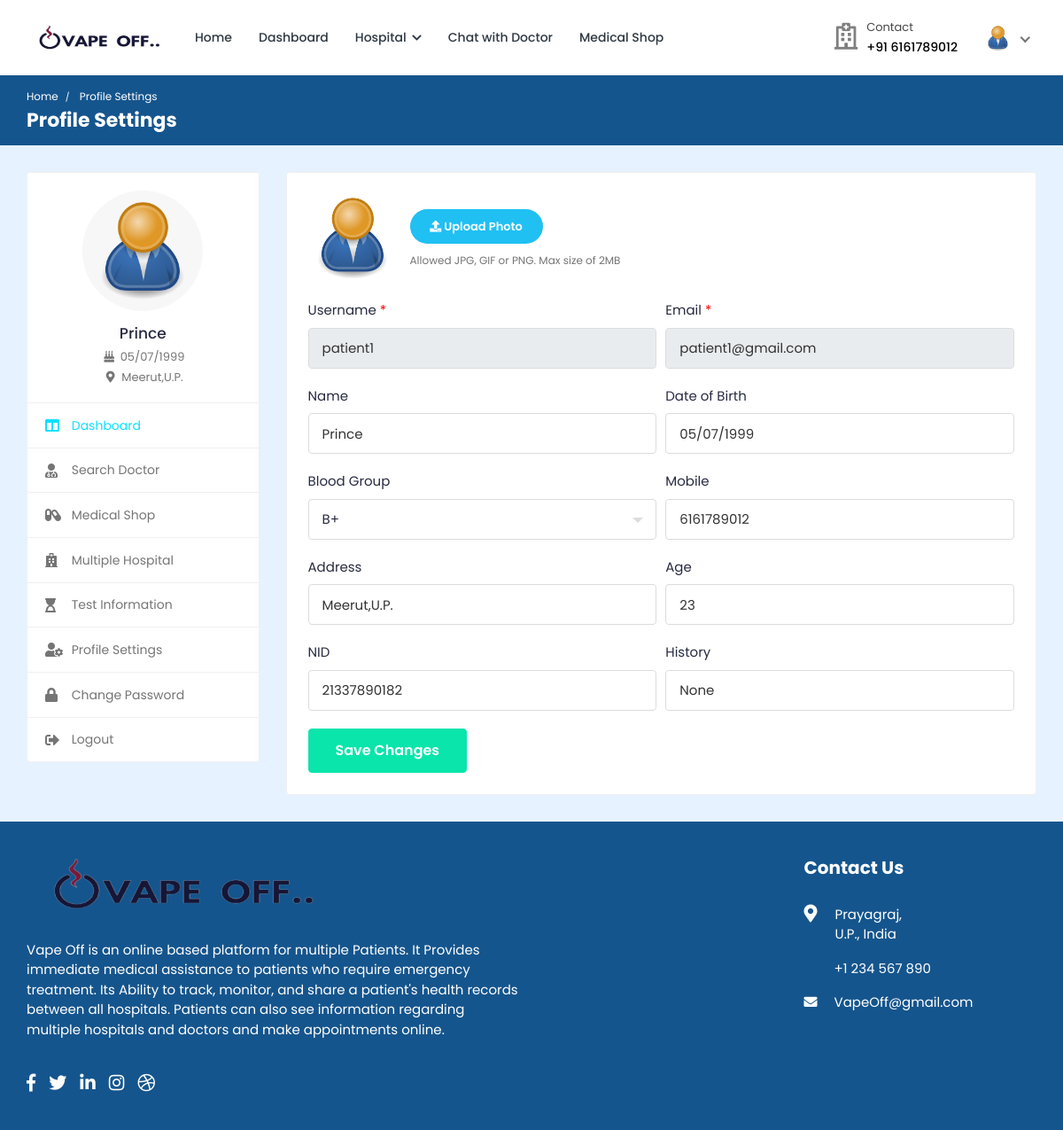
Page /profile-settings/ (signed in) on the committed database.
### hospital/models.py (models this page shows, shortened)
class Patient(models.Model):
    patient_id = models.AutoField(primary_key=True)
    user = models.OneToOneField(User, on_delete=models.CASCADE, null=True, blank=True, related_name='patient')
    name = models.CharField(max_length=200, null=True, blank=True)
    username = models.CharField(max_length=200, null=True, blank=True)
    age = models.IntegerField(null=True, blank=True)
    email = models.EmailField(max_length=200, null=True, blank=True)
    phone_number = models.IntegerField(null=True, blank=True)
    address = models.CharField(max_length=200, null=True, blank=True)
    featured_image = models.ImageField(upload_to='patients/', default='patients/user-default.png', null=True, blank=True)
    blood_group = models.CharField(max_length=200, null=True, blank=True)
    history = models.CharField(max_length=200, null=True, blank=True)
    dob = models.CharField(max_length=200, null=True, blank=True)
    nid = models.CharField(max_length=200, null=True, blank=True)
    serial_number = models.CharField(max_length=200, null=True, blank=True)
    login_status = models.CharField(max_length=200, null=True, blank=True, default="offline")

### hospital/views.py (the view, shortened to what this page needs)
# urls.py: path('profile-settings/',views.profile_settings, name='profile-settings'),
@csrf_exempt
@login_required(login_url="login")
def profile_settings(request):
    if request.user.is_patient:
        patient = Patient.objects.get(user=request.user)
        old_featured_image = patient.featured_image
        if request.method == 'GET':
            context = {'patient': patient}
            return render(request, 'profile-settings.html', context)
    else:
        redirect('logout')

### templates/profile-settings.html (shortened to what this page needs)
{% load static %}
<!DOCTYPE html>
<html lang="en">
  <head>
    <link
      rel="stylesheet"
      href="{% static 'HealthStack-System/css/Normal/bootstrap.min.css' %}"
    />
    <link
      rel="stylesheet"
      href="{% static 'HealthStack-System/plugins/Normal/fontawesome/css/fontawesome.min.css' %}"
    />
    <link
      rel="stylesheet"
      href="{% static 'HealthStack-System/plugins/Normal/fontawesome/css/all.min.css' %}"
    />
    <link
      rel="stylesheet"
      href="{% static 'HealthStack-System/css/Normal/bootstrap-datetimepicker.min.css' %}"
    />
    <link
      rel="stylesheet"
      href="{% static 'HealthStack-System/plugins/Normal/select2/css/select2.min.css' %}"
    />
    <link
      rel="stylesheet"
      href="{% static 'HealthStack-System/css/Normal/style.css' %}"
    />
    <link href="https://use.fontawesome.com/releases/v5.7.2/css/all.css" rel="stylesheet" />
  </head>
  <body>
    <div class="main-wrapper">
      <header class="header">{% include 'patient_navbar.html' %}</header>
      <div class="breadcrumb-bar">
        <div class="container-fluid">
          <div class="row align-items-center">
            <div class="col-md-12 col-12">
              <nav aria-label="breadcrumb" class="page-breadcrumb">
                <ol class="breadcrumb">
                  <li class="breadcrumb-item"><a href="{% url 'patient-dashboard' %}">Home</a></li>
                  <li class="breadcrumb-item active" aria-current="page">
                    Profile Settings
                  </li>
                </ol>
              </nav>
              <h2 class="breadcrumb-title">Profile Settings</h2>
            </div>
          </div>
        </div>
      </div>
      <div class="content">
        <div class="container-fluid">
          <div class="row">
            <div class="col-md-5 col-lg-4 col-xl-3 theiaStickySidebar">
              <div>{% include 'patient-sidebar.html' %}</div>
            </div>
            <div class="col-md-7 col-lg-8 col-xl-9">
							<div class="card">
								<div class="card-body">
									<form action="{% url 'profile-settings' %}" method="POST" enctype="multipart/form-data">
										<div class="row form-row">
											<div class="col-12 col-md-12">
												<div class="form-group">
													<div class="change-avatar">
														<div class="profile-img">
															<img src="{{patient.featured_image.url}}" alt="User Image">
														</div>
														<div class="upload-img">
															<div class="change-photo-btn">
																<span><i class="fa fa-upload"></i> Upload Photo</span>
															</div>
															<small class="form-text text-muted">Allowed JPG, GIF or PNG. Max size of 2MB</small>
														</div>
													</div>
												</div>
											</div>
                      <div class="col-12 col-md-6">
                        <div class="form-group">
                          <label>Username <span class="text-danger">*</span></label>
                          <input type="text" class="form-control" readonly value="{{patient.username}}" >
                        </div>
											</div>
                      <div class="col-12 col-md-6">
                        <div class="form-group">
                          <label>Email <span class="text-danger">*</span></label>
                          <input type="text" class="form-control" readonly value="{{patient.email}}" >
                        </div>
											</div>
                      <div class="col-12 col-md-6">
												<div class="form-group">
													<label>Name</label>
													<input type="text" class="form-control" value="{{ patient.name }}" name="name">
												</div>
											</div>
											<div class="col-12 col-md-6">
												<div class="form-group">
													<label>Date of Birth</label>
														<input type="text" class="form-control datetimepicker" value="{{patient.dob}}" name="dob">
												</div>
											</div>
											<div class="col-12 col-md-6">
												<div class="form-group">
													<label>Blood Group</label>
												</div>
											</div>
											<div class="col-12 col-md-6">
												<div class="form-group">
													<label>Mobile</label>
													<input type="text" value="{{patient.phone_number}}" class="form-control" name="phone_number">
												</div>
											</div>
											<div class="col-12 col-md-6">
												<div class="form-group">
												<label>Address</label>
													<input type="text" class="form-control" value="{{patient.address}}" name="address">
												</div>
											</div>
                      <div class="col-12 col-md-6">
												<div class="form-group">
												<label>Age</label>
													<input type="text" class="form-control" value="{{patient.age}}" name="age">
												</div>
											</div>
											<div class="col-12 col-md-6">
												<div class="form-group">
													<label>NID</label>
													<input type="text" class="form-control" value="{{patient.nid}}" name="nid">
												</div>
											</div>
											<div class="col-12 col-md-6">
												<div class="form-group">
													<label>History</label>
													<input type="text" class="form-control" value="{{patient.history}}" name="history">
												</div>
											</div>
										</div>
										<div class="submit-section">
											<button type="submit" class="btn btn-primary submit-btn">Save Changes</button>
										</div>
									</form>
								</div>
							</div>
						</div>
          </div>
        </div>
      </div>
      {% include 'footer.html' %}
    </div>
  </body>
</html>

### templates/patient_navbar.html (shortened to what this page needs)
{% load static %}
<nav class="navbar navbar-expand-lg header-nav">
  <div class="navbar-header">
    <a href="{% url 'hospital_home'%}" class="navbar-brand logo">
      <img
        src="{% static 'HealthStack-System/images/Normal/logo1.jpg' %}"
        class="img-fluid"
        alt="Logo"
      />
    </a>
  </div>
  <div class="main-menu-wrapper">
    <ul class="main-nav">
      <li>
        <a href="{% url 'hospital_home'%}">Home</a>
      </li>
      <li>
        <a href="{% url 'patient-dashboard' %}">Dashboard</a>
      </li>
      <li class="has-submenu">
        <a href="#">Hospital <i class="fas fa-chevron-down"></i></a>
      </li>
      {% if user.is_authenticated and user.is_patient %}
      <li>
        <a href="{% url 'chat-home' pk=user.id %}">Chat with Doctor</a>
      </li>
      {% endif %}
      <li>
        <a href="{% url 'pharmacy_shop' %}">Medical Shop</a>
      </li>
    </ul>
  </div>
  <ul class="nav header-navbar-rht">
    <li class="nav-item contact-item">
      <div class="header-contact-img">
        <i class="far fa-hospital"></i>
      </div>
      <div class="header-contact-detail">
        <p class="contact-header">Contact</p>
        <p class="contact-info-header">+91 {{patient.phone_number}}</p>
      </div>
    </li>
    <li class="nav-item dropdown has-arrow logged-item">
      <a href="#" class="dropdown-toggle nav-link" data-toggle="dropdown">
        <span class="user-img">
          <img
            class="rounded-circle"
            src="{{patient.featured_image.url}}"
            width="31"
            alt="Richard Wilson"
          />
        </span>
      </a>
    </li>
  </ul>
</nav>

### templates/patient-sidebar.html
{% load static %}
    <div class="profile-sidebar">
      <div class="widget-profile pro-widget-content">
        <div class="profile-info-widget">
          <a href="#" class="booking-doc-img">
            <img
              src="{{ patient.featured_image.url }}"
              alt="User Image"
            />
          </a>
          <div class="profile-det-info">
            <h3>{{patient.name}}</h3>
            <div class="patient-details">
              <h5>
                <i class="fas fa-birthday-cake"></i> {{ patient.dob }}
              </h5>
              <h5 class="mb-0">
                <i class="fas fa-map-marker-alt"></i>
                {{ patient.address }}
              </h5>
            </div>
          </div>
        </div>
      </div>
      <div class="dashboard-widget">
        <nav class="dashboard-menu sidebar">
          <ul>
            <li class="active">
              <a href="{% url 'patient-dashboard' %}">
                <i class="fas fa-columns"></i>
                <span>Dashboard</span>
              </a>
            </li>
            <li class="nav-item has-submenu">
              <a href="{% url 'search' %}">
                <i class="fas fa-user-md"></i>
                <span>Search Doctor</span>
              </a>
            </li>
            <li class="has-submenu">
              <a href="{% url 'pharmacy_shop' %}" class="nav-link">
                <i class="fas fa-capsules"></i>
                <span>Medical Shop</span>
              </a>
            </li>
            <li>
                <a href="{% url 'multiple-hospital' %}">
                  <i class="fas fa-hospital"></i>
                  <span>Multiple Hospital</span>
                </a>
            </li>
            <li>
              <a href="{% url 'doctor-test-list'%}" target="_blank">
                <i class="fas fa-hourglass-start"></i>
                <span>Test Information</span>
              </a>
            </li>
            <li>
              <a href="{% url 'profile-settings' %}">
                <i class="fas fa-user-cog"></i>
                <span>Profile Settings</span>
              </a>
            </li>
            <li>
              <a href="{% url 'change-password' pk=user.id%}">
                <i class="fas fa-lock"></i>
                <span>Change Password</span>
              </a>
            </li>
            <li>
              <a href="{% url 'logout' %}">
                <i class="fas fa-sign-out-alt"></i>
                <span>Logout</span>
              </a>
            </li>
          </ul>
        </nav>
      </div>
    </div>

### rows in the picture
Patient: phone_number "6161789012", featured_image (placeholder picture), name "Prince", dob "05/07/1999", address "Meerut,U.P.", username "patient1", email "patient1@gmail.com", age "23", nid "21337890182", history "None"
